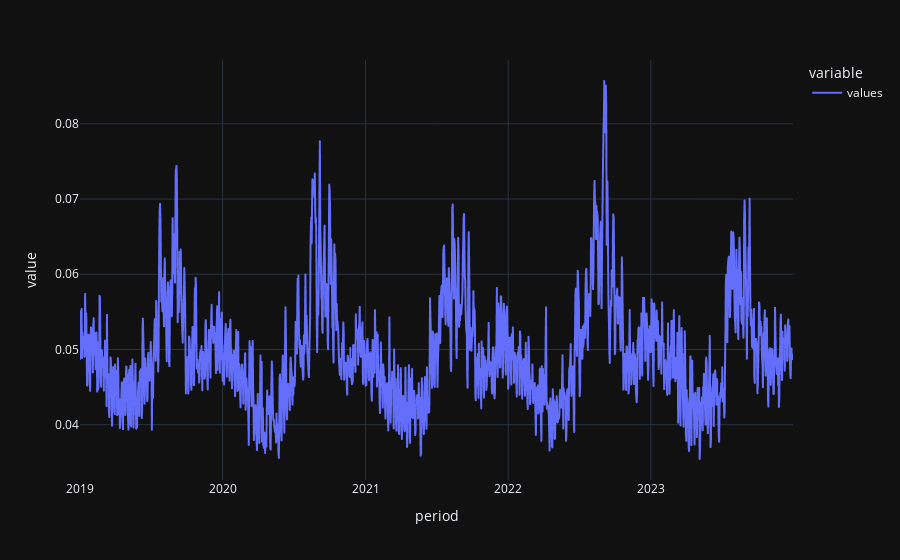

Notebook code for this chart:
### Code cell
series.plot()

### Figure 1 — Plotly figure (JSON) as saved in the notebook; plotly's stock layout.template omitted (floating-point values rounded to 4 significant figures; data arrays with more than 128 entries replaced by an {"elided": "..."} marker saying what was removed)
{"data": [{"hovertemplate": "variable=values<br>period=%{x}<br>value=%{y}<extra></extra>", "legendgroup": "values", "line": {"color": "#636efa", "dash": "solid"}, "marker": {"symbol": "circle"}, "mode": "lines", "name": "values", "showlegend": true, "type": "scattergl", "x": {"elided": "1826 str values"}, "xaxis": "x", "y": {"elided": "1826 float values"}, "yaxis": "y"}], "layout": {"legend": {"title": {"text": "variable"}, "tracegroupgap": 0}, "margin": {"t": 60}, "xaxis": {"anchor": "y", "domain": [0, 1], "title": {"text": "period"}}, "yaxis": {"anchor": "x", "domain": [0, 1], "title": {"text": "value"}}}}
